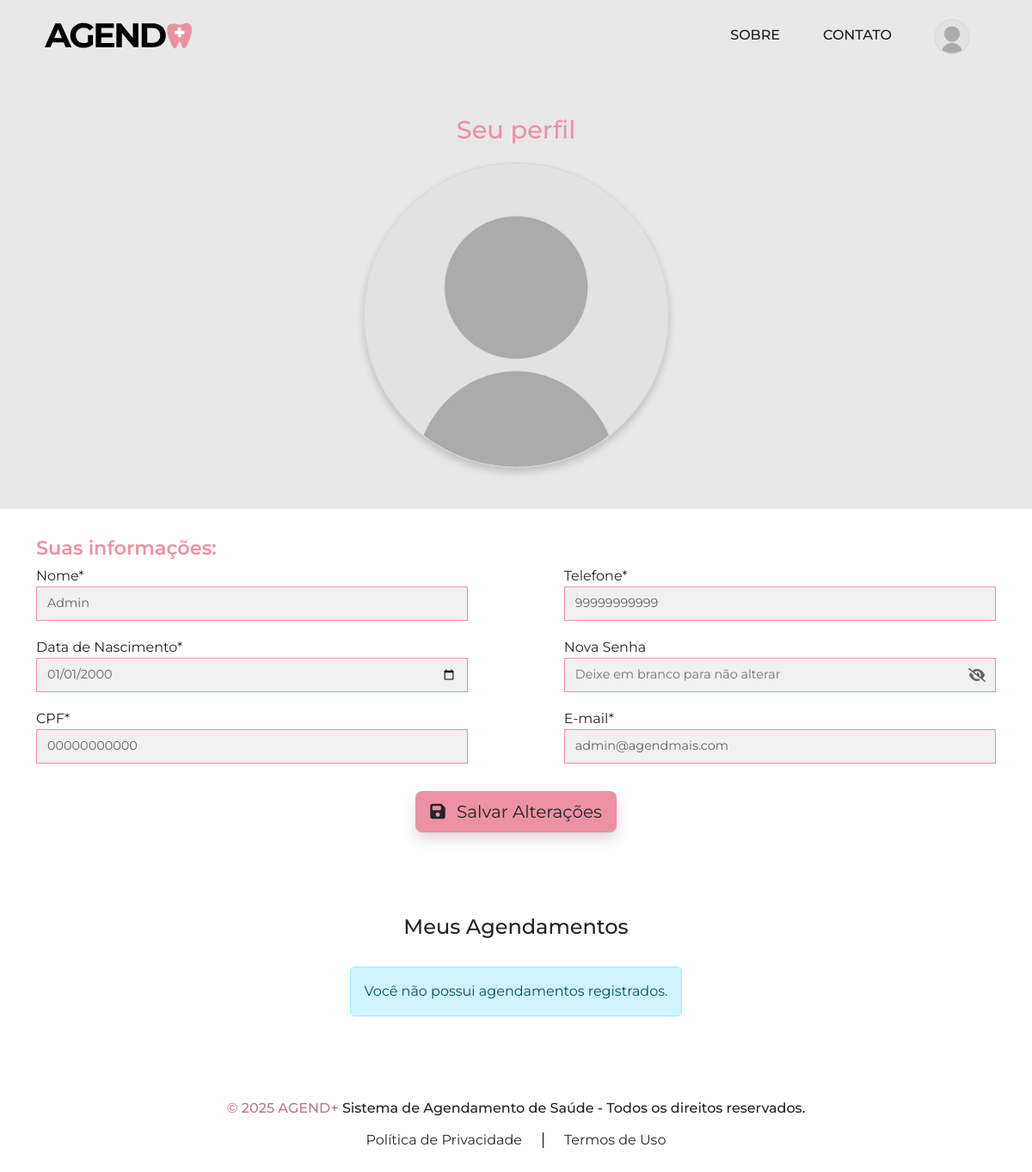
Page /index.php?controller=Perfil&action=perfilIndex (signed in) on the committed database.
### tables this page shows
CREATE TABLE IF NOT EXISTS usuarios (
	id_usuario INT AUTO_INCREMENT PRIMARY KEY,
    usu_cpf VARCHAR(11) UNIQUE NOT NULL,
    usu_nome VARCHAR(255) NOT NULL,
    usu_data DATE,
    usu_email VARCHAR(255) UNIQUE NOT NULL,
    usu_senha VARCHAR(255) NOT NULL,
    usu_telefone VARCHAR(45),
    usu_is_admin TINYINT(1) DEFAULT 0 NOT NULL
);

### app/Controllers/PerfilController.php (called while the page is built, shortened)
<?php
    class PerfilController {
        public function perfilIndex() {
            $userId = $_SESSION['id_usuario'];
            $usuarioDAO = new UsuarioDAO();
            $usuarioModel = $usuarioDAO->findById($userId);
            $usuario = (object) [
                'id_usuario' => $usuarioModel->getIdUsuario(),
                'nome' => $usuarioModel->getUsuNome(),
                'email' => $usuarioModel->getUsuEmail(),
                'telefone' => $usuarioModel->getUsuTelefone(),
                'cpf' => $usuarioModel->getUsuCpf(),
                'data_nascimento' => $usuarioModel->getUsuData()
            ];
            try {
                $agendamentoDAO = new AgendamentoDAO();
                $agendamentos = $agendamentoDAO->findByUserId($userId);
            } catch (\Exception $e) {
                $agendamentos = [];
                error_log("Erro ao carregar agendamentos: ". $e->getMessage());
                $msg = 'erro_agendamentos';
            }
            include 'app/Views/Home/perfil.php';
        }
    }
?>

### index.php (called while the page is built, shortened)
<?php
    spl_autoload_register(function ($class) {
        $prefix = 'App\\';
        $baseDir = __DIR__ . DIRECTORY_SEPARATOR . 'app' . DIRECTORY_SEPARATOR;
        $relativeClass = substr($class, strlen($prefix));
        $file = $baseDir . str_replace('\\', DIRECTORY_SEPARATOR, $relativeClass) . '.php';
    });
    $actionName = $_GET['action'] ?? 'index';
    $controller = new $controllerClass();
    $controller->$actionName();
?>

### app/DAO/UsuarioDAO.php (called while the page is built, shortened)
<?php
    class UsuarioDAO {
        public function findById(int $id_usuario): ?Usuario {
            $pdo = Database::getConnection();
            $sql = "SELECT id_usuario, unidade_id, usu_cpf, usu_nome, usu_data, usu_email, usu_senha, usu_telefone, usu_is_admin
                    FROM usuarios
                    WHERE id_usuario = ?";
            $stmt = $pdo->prepare($sql);
            $stmt->execute([$id_usuario]);
            $data = $stmt->fetch(PDO::FETCH_ASSOC);
            if ($data) {
                return new Usuario($data);
            }
            return null;
        }
    }
?>

### app/Models/Usuario.php (called while the page is built, shortened)
<?php
    class Usuario {
        private int $id_usuario;
        private string $usu_cpf;
        private string $usu_nome;
        private string $usu_data;
        private string $usu_email;
        private string $usu_telefone;
        public function __construct(array $data = []) {
            $this->id_usuario = $data['id_usuario'] ?? 0;
            $this->usu_cpf = $data['usu_cpf'] ?? '';
            $this->usu_nome = $data['usu_nome'] ?? '';
            $this->usu_data = $data['usu_data'] ?? '';
            $this->usu_email = $data['usu_email'] ?? '';
            $this->usu_telefone = $data['usu_telefone'] ?? '';
        }
        public function getIdUsuario(): int {
            return $this->id_usuario;
        }
        public function getUsuCpf(): string {
            return $this->usu_cpf;
        }
        public function getUsuNome(): string {
            return $this->usu_nome;
        }
        public function getUsuData(): string {
            return $this->usu_data;
        }
        public function getUsuEmail(): string {
            return $this->usu_email;
        }
        public function getUsuTelefone(): string {
            return $this->usu_telefone;
        }
    }
?>

### app/Views/Home/perfil.php (the view, shortened to what this page needs)
<!DOCTYPE html>
<html lang="pt-BR">
<head>
    <link href="https://cdn.jsdelivr.net/npm/bootstrap@5.3.6/dist/css/bootstrap.min.css" rel="stylesheet"
>
    <link rel="stylesheet" href="<?php echo BASE_URL; ?>app/wwwroot/css/reset.css">
    <link rel="stylesheet" href="<?php echo BASE_URL; ?>app/wwwroot/css/color.css">
    <link rel="stylesheet" href="<?php echo BASE_URL; ?>app/wwwroot/css/Home/perfilStyle.css">
    <link rel="stylesheet" href="<?php echo BASE_URL; ?>app/wwwroot/css/globalStyle.css">
    <link rel="stylesheet" href="//use.fontawesome.com/releases/v6.7.2/css/all.css">
</head>
<body>
    <?php include 'app/Views/Layout/header.php'; ?>
    <section id="foto-perfil">
        <h1>Seu perfil</h1>
        <img src="<?php echo BASE_URL; ?>app/wwwroot/img/fotos-perfil/semfoto.jpg" alt="Foto de Perfil" id="foto">
    </section>
    <form action="index.php?controller=Perfil&action=updateProfile" method="POST">
        <section id="infos-perfil">
            <div class="container ip-content">
                <h2>Suas informações:</h2>
                <div class="ip-dados">
                    <div id="nome" class="info">
                        <label for="d-name">Nome*</label>
                        <input type="text"
                            value="<?php echo htmlspecialchars($usuario->nome ?? ''); ?>"
                            name="nome" id="d-name" required>
                    </div>
                    <div id="telefone" class="info">
                        <label for="d-tel">Telefone*</label>
                        <input type="tel"
                            value="<?php echo htmlspecialchars($usuario->telefone ?? ''); ?>"
                            name="telefone" id="d-tel" required>
                    </div>
                    <div id="datanasc" class="info">
                        <label for="d-date">Data de Nascimento*</label>
                        <input type="date"
                            value="<?php echo htmlspecialchars($usuario->data_nascimento ?? ''); ?>"
                            name="data_nascimento" id="d-date" required>
                    </div>
                    <div id="senha" class="info">
                        <label for="d-password">Nova Senha</label>
                        <div class="senha-input">
                            <div class="input">
                                <input type="password"
                                    placeholder="Deixe em branco para não alterar"
                                    name="senha" id="d-password">
                                <i class="fa-solid fa-eye-slash" onclick="togglePassword()"></i>
                            </div>
                        </div>
                    </div>
                    <div id="usucpf" class="info">
                        <label for="d-cpf">CPF*</label>
                        <input type="text"
                            value="<?php
                                    $cpf_value = $usuario->cpf ?? '';
                                    echo htmlspecialchars(empty($cpf_value) ? 'Não informado' : $cpf_value);
                                    ?>"
                            name="cpf" id="d-cpf" disabled readonly>
                    </div>
                    <div id="e-mail" class="info">
                        <label for="d-email">E-mail*</label>
                        <input type="email"
                            value="<?php echo htmlspecialchars($usuario->email ?? ''); ?>"
                            name="email" id="d-email" required>
                    </div>
                </div>
            </div>
        </section>
        <div class="container d-flex justify-content-center mb-5">
            <button id="btn-color" type="submit" class="btn btn-lg shadow">
                <i class="fas fa-save me-2"></i> Salvar Alterações
            </button>
        </div>
    </form>
    <section id="appointmentHistory">
        <h1>Meus Agendamentos</h1>
        <div class="container ah-content">
            <?php
            if (!empty($agendamentos)):
                $counter = 1;
                foreach ($agendamentos as $ag):
                    $data_hora_string = $ag->getAgendData() . ' ' . $ag->getAgendHora();
                    $data_hora = new \DateTime($data_hora_string);
                    $status_text = $ag->getAgendStatus();
                    $descricao_exame = $ag->getAgendExame();
                    $badge_class = match (strtolower($status_text)) {
                        'pendente' => 'text-bg-warning',
                        'confirmado' => 'text-bg-primary',
                        'realizado' => 'text-bg-success',
                        default => 'text-bg-secondary',
                    };
            ?>
                    <div class="block">
                        <div class="b-header">
                            <h2><span>Agendamento #</span><?php echo str_pad($counter++, 3, '0', STR_PAD_LEFT); ?></h2>
                            <div class="status">
                                <h2>Status: <span class="badge <?php echo $badge_class; ?>"><?php echo htmlspecialchars($status_text); ?></span></h2>
                            </div>
                        </div>
                        <div class="b-info">
                            <div class="i-image">
                                <div class="line"></div>
                                <img src="<?php echo BASE_URL; ?>app/wwwroot/img/fotos-perfil/appointmentHistory.png" alt="Foto de Agendamento Médico" id="foto">
                            </div>
                            <div class="i-infos">
                                <ul>
                                    <li><span id="emphasis">Unidade:</span> <?php echo htmlspecialchars($ag->getUniNome() ?? 'Unidade não definida'); ?></li>
                                    <li><span id="emphasis">Horário escolhido:</span> <?php echo $data_hora->format('H:i'); ?></li>
                                    <li><span id="emphasis">Dia da consulta:</span> <?php echo $data_hora->format('d/m/Y'); ?></li>
                                    <li><span id="emphasis">Exame/Serviço:</span> <br> <span id="exam"><?php echo htmlspecialchars($ag->getAgendExame()); ?></span></li>
                                </ul>
                            </div>
                        </div>
                    </div>
                <?php
                endforeach;
            else:
                ?>
                <div class="alert alert-info text-center">
                    Você não possui agendamentos registrados.
                </div>
            <?php endif; ?>
        </div>
    </section>
    <footer id="footer">
        <div class="container f-content">
            <h2 id="copy"><span>&copy; 2025 AGEND+</span> Sistema de Agendamento de Saúde - Todos os direitos
                reservados.</h2>
            <div class="links">
                <a href="./politicas.html">Política de Privacidade</a>
                <a href="./termos.html">Termos de Uso</a>
            </div>
        </div>
    </footer>
</body>
</html>

### app/wwwroot/css/color.css (style rules this page uses)
:root { --cor-textos-01: #FFFFFF; --cor-header-titulos: #ec91a3; --cor-textos-02: #1F1F1F; --cor-textos-footer-01: #292929; --cor-textos-footer-01-hover: #696969; --cor-textos-footer-02: #c17786; --cor-fundo-01: #F8F8F8; --cor-fundo-02: #FFFFFF; --cor-fundo-03: #E6E6E6; }

### app/wwwroot/css/Home/perfilStyle.css (style rules this page uses)
#btn-color { background-color: var(--cor-header-titulos); }

### rows in the picture
usuarios: nome "Admin", telefone "99999999999", data_nascimento "01/01/2000", cpf "00000000000", email "admin@agendmais.com"
